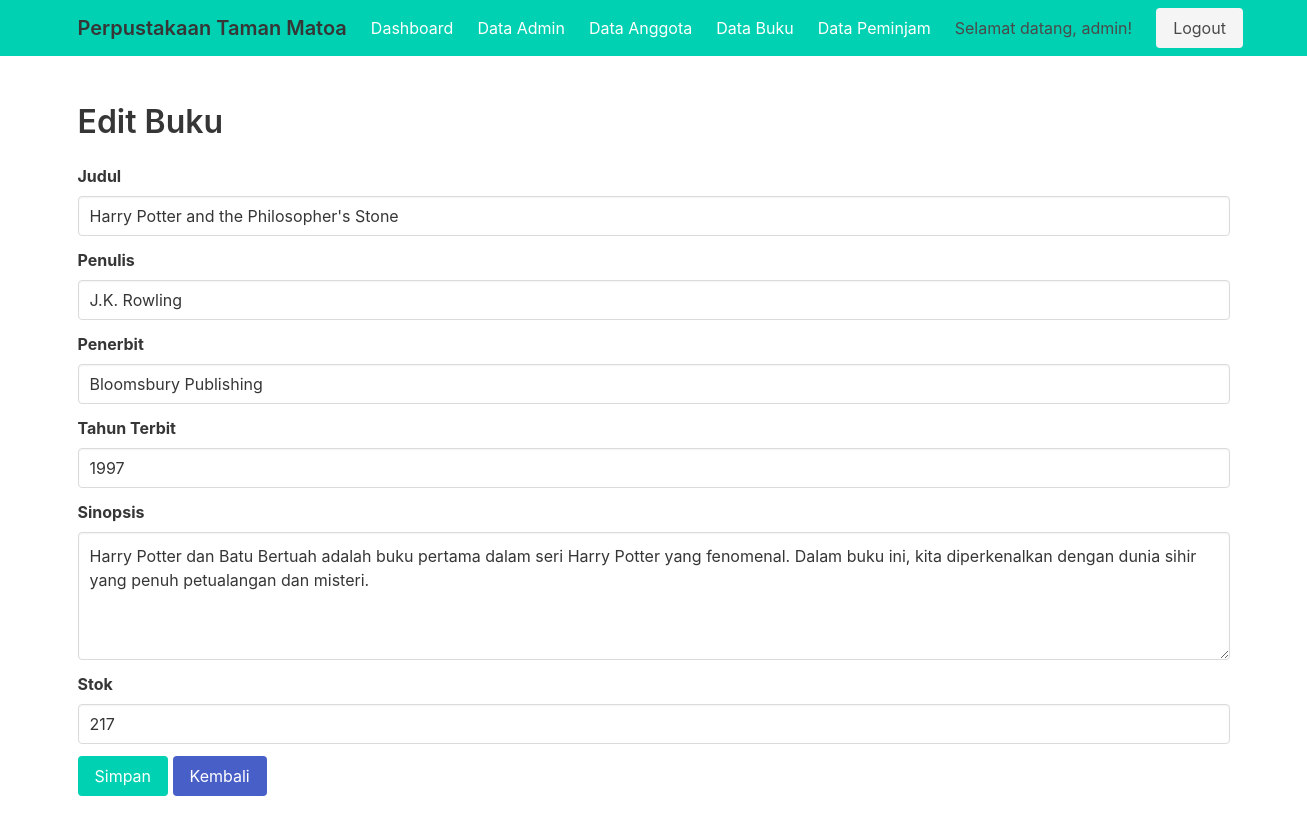
The page /edit_buku.php?id=1 (signed in) on the database its author committed.
### tables this page shows
CREATE TABLE `buku` (
  `id` int NOT NULL,
  `judul` varchar(255) NOT NULL,
  `penulis` varchar(100) NOT NULL,
  `penerbit` varchar(100) NOT NULL,
  `tahun_terbit` int NOT NULL,
  `sinopsis` text,
  `stok` int NOT NULL DEFAULT '0'
);

### edit_buku.php (the view, shortened to what this page needs)
<?php
include 'koneksi.php';
if (isset($_GET['id'])) {
  $id = $_GET['id'];
  $query = "SELECT * FROM buku WHERE id = '$id'";
  $result = mysqli_query($conn, $query);
  if (mysqli_num_rows($result) > 0) {
    $row = mysqli_fetch_assoc($result);
    $judul = $row['judul'];
    $penulis = $row['penulis'];
    $penerbit = $row['penerbit'];
    $tahun_terbit = $row['tahun_terbit'];
    $sinopsis = $row['sinopsis'];
    $stok = $row['stok'];
  } else {
    header("Location: data_buku.php");
    exit();
  }
} else {
  header("Location: data_buku.php");
  exit();
}
?>
<?php include 'header.php'; ?>
<section class="section">
  <div class="container">
    <h1 class="title">Edit Buku</h1>
    <form action="<?php echo $_SERVER['PHP_SELF'] . '?id=' . $id; ?>" method="POST">
      <div class="field">
        <label class="label">Judul</label>
        <div class="control">
          <input class="input" type="text" name="judul" value="<?php echo $judul; ?>" required>
        </div>
      </div>
      <div class="field">
        <label class="label">Penulis</label>
        <div class="control">
          <input class="input" type="text" name="penulis" value="<?php echo $penulis; ?>" required>
        </div>
      </div>
      <div class="field">
        <label class="label">Penerbit</label>
        <div class="control">
          <input class="input" type="text" name="penerbit" value="<?php echo $penerbit; ?>" required>
        </div>
      </div>
      <div class="field">
        <label class="label">Tahun Terbit</label>
        <div class="control">
          <input class="input" type="number" name="tahun_terbit" value="<?php echo $tahun_terbit; ?>" required>
        </div>
      </div>
      <div class="field">
        <label class="label">Sinopsis</label>
        <div class="control">
          <textarea class="textarea" name="sinopsis" required><?php echo $sinopsis; ?></textarea>
        </div>
      </div>
      <div class="field">
        <label class="label">Stok</label>
        <div class="control">
          <input class="input" type="number" name="stok" value="<?php echo $stok; ?>" required>
        </div>
      </div>
      <div class="field">
        <div class="control">
          <button class="button is-primary" type="submit">Simpan</button>
          <a class="button is-link" href="data_buku.php">Kembali</a>
        </div>
      </div>
    </form>
  </div>
</section>

### rows shown on the page
buku: judul "Harry Potter and the Philosopher's Stone", penulis "J.K. Rowling", penerbit "Bloomsbury Publishing", tahun_terbit "1997", sinopsis "Harry Potter dan Batu Bertuah adalah buku pertama dalam seri Harry Potter yang fenomenal. Dalam buku ini, kita diperkenalkan dengan dunia sihir yang penuh petualangan dan misteri.", stok "217"

### other values the page prints
$_SESSION['username'] "admin"
